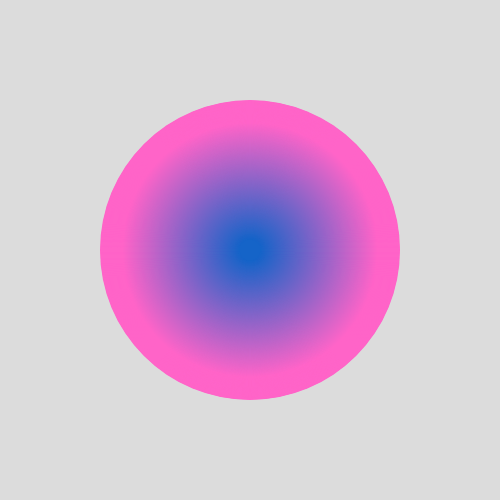
Frame 1 (no input)
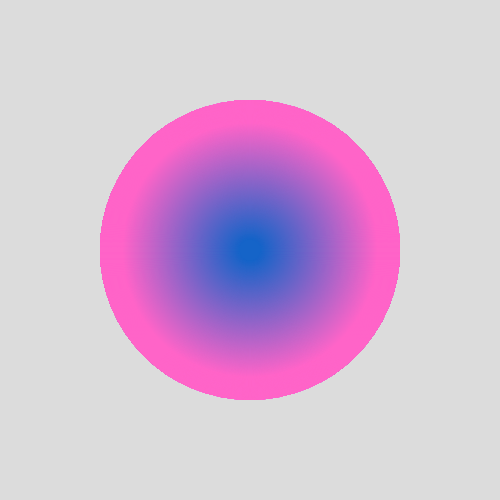
Frame 60 (no input)
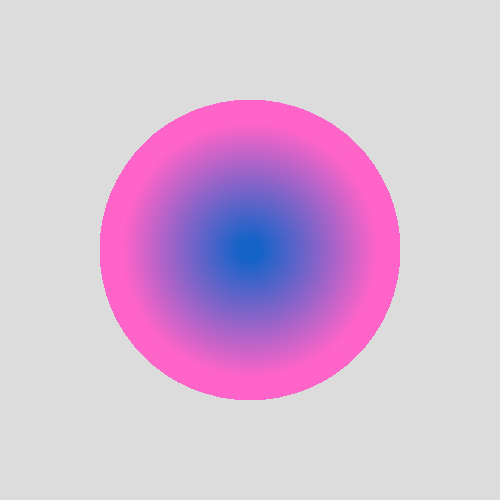
Frame 120 (the mouse pressed at the canvas centre since frame 60)

The p5.js sketch that drew these frames (run headless with seeded random() and noise() and a simulated clock; from frame 60 on, the mouse is pressed at the canvas centre):

// p5.js sketch
// ── sketch.js
function setup() {
  // put setup code here
    createCanvas(500, 500);
    background(220);
    
}

function draw() {
    //circle
        for (var r = 300; r > 20; r--) {
            noStroke();
            fill(r, 100, 200);
            ellipse(250, 250, r, r);
        }
    
     
    
    
    //strip on the top - for testing
        //for (var x = 20; x < 255; x++) {
        //    noStroke();
        //    fill(x, 220, 200);
        //    for(var c = 0; c < width; c++) {
        //        ellipse(c, 20, 30, 30);
        //    }
            
        //}
}
